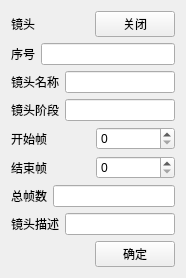
<?xml version="1.0" encoding="UTF-8"?>
<ui version="4.0">
 <class>Form</class>
 <widget class="QWidget" name="Form">
  <property name="geometry">
   <rect>
    <x>0</x>
    <y>0</y>
    <width>186</width>
    <height>272</height>
   </rect>
  </property>
  <property name="windowTitle">
   <string>Form</string>
  </property>
  <layout class="QHBoxLayout" name="horizontalLayout_10">
   <item>
    <layout class="QVBoxLayout" name="verticalLayout">
     <item>
      <layout class="QHBoxLayout" name="horizontalLayout">
       <item>
        <widget class="QLabel" name="label">
         <property name="text">
          <string>镜头</string>
         </property>
        </widget>
       </item>
       <item>
        <spacer name="horizontalSpacer">
         <property name="orientation">
          <enum>Qt::Horizontal</enum>
         </property>
         <property name="sizeHint" stdset="0">
          <size>
           <width>88</width>
           <height>20</height>
          </size>
         </property>
        </spacer>
       </item>
       <item>
        <widget class="QPushButton" name="pushButton">
         <property name="text">
          <string>关闭</string>
         </property>
        </widget>
       </item>
      </layout>
     </item>
     <item>
      <layout class="QHBoxLayout" name="horizontalLayout_2">
       <item>
        <widget class="QLabel" name="label_2">
         <property name="text">
          <string>序号</string>
         </property>
        </widget>
       </item>
       <item>
        <widget class="QLineEdit" name="lineEdit"/>
       </item>
      </layout>
     </item>
     <item>
      <layout class="QHBoxLayout" name="horizontalLayout_3">
       <item>
        <widget class="QLabel" name="label_3">
         <property name="text">
          <string>镜头名称</string>
         </property>
        </widget>
       </item>
       <item>
        <widget class="QLineEdit" name="lineEdit_2"/>
       </item>
      </layout>
     </item>
     <item>
      <layout class="QHBoxLayout" name="horizontalLayout_4">
       <item>
        <widget class="QLabel" name="label_4">
         <property name="text">
          <string>镜头阶段</string>
         </property>
        </widget>
       </item>
       <item>
        <widget class="QLineEdit" name="lineEdit_3"/>
       </item>
      </layout>
     </item>
     <item>
      <layout class="QHBoxLayout" name="horizontalLayout_5">
       <item>
        <widget class="QLabel" name="label_5">
         <property name="text">
          <string>开始帧</string>
         </property>
        </widget>
       </item>
       <item>
        <widget class="QSpinBox" name="spinBox">
         <property name="maximum">
          <number>1000</number>
         </property>
        </widget>
       </item>
      </layout>
     </item>
     <item>
      <layout class="QHBoxLayout" name="horizontalLayout_6">
       <item>
        <widget class="QLabel" name="label_6">
         <property name="text">
          <string>结束帧</string>
         </property>
        </widget>
       </item>
       <item>
        <widget class="QSpinBox" name="spinBox_2">
         <property name="maximum">
          <number>1000</number>
         </property>
        </widget>
       </item>
      </layout>
     </item>
     <item>
      <layout class="QHBoxLayout" name="horizontalLayout_7">
       <item>
        <widget class="QLabel" name="label_7">
         <property name="text">
          <string>总帧数</string>
         </property>
        </widget>
       </item>
       <item>
        <widget class="QLineEdit" name="lineEdit_6"/>
       </item>
      </layout>
     </item>
     <item>
      <layout class="QHBoxLayout" name="horizontalLayout_8">
       <item>
        <widget class="QLabel" name="label_8">
         <property name="text">
          <string>镜头描述</string>
         </property>
        </widget>
       </item>
       <item>
        <widget class="QLineEdit" name="lineEdit_7"/>
       </item>
      </layout>
     </item>
     <item>
      <layout class="QHBoxLayout" name="horizontalLayout_9">
       <item>
        <spacer name="horizontalSpacer_2">
         <property name="orientation">
          <enum>Qt::Horizontal</enum>
         </property>
         <property name="sizeHint" stdset="0">
          <size>
           <width>198</width>
           <height>20</height>
          </size>
         </property>
        </spacer>
       </item>
       <item>
        <widget class="QPushButton" name="pushButton_2">
         <property name="text">
          <string>确定</string>
         </property>
        </widget>
       </item>
      </layout>
     </item>
    </layout>
   </item>
  </layout>
 </widget>
 <resources/>
 <connections/>
</ui>
